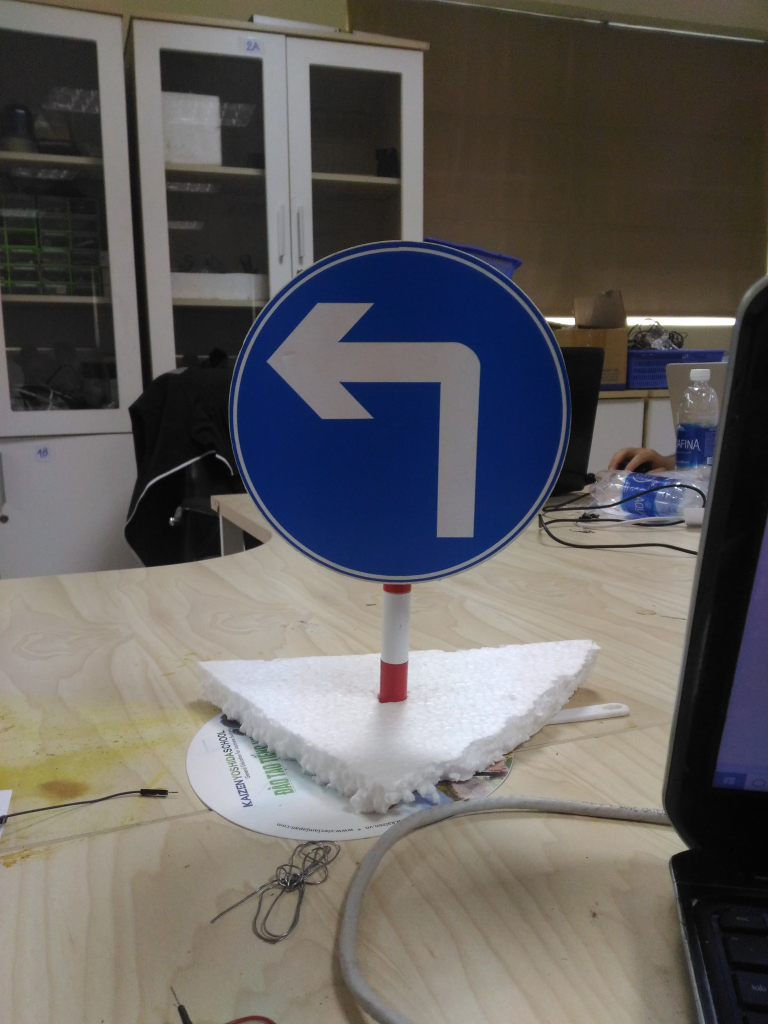
#> input picture Tensorflow Testing/sign_recognization/002.jpg, 3072 x 4096 px (shown at 1/4 size)
$ python -i DetectSign_Elipse_ColorRange.py   (imports and definitions only)   (older library calls are emulated)
#> lines starting #> are read from the running program, lines starting #| are printed output that depends on the picture; after the words box and inside, x2 and y2 are one past the last pixel; in counts of white or black regions, pixels touching at a corner belong together
#> further down, picture is the input picture: shape (4096, 3072, 3); mean B, G, R 95.4, 97.4, 100.2

# coding: utf-8

# In[1]:


import cv2
import numpy as np
import matplotlib.pyplot as plt
from skimage import io, color, exposure, transform

import os

from keras.preprocessing.image import ImageDataGenerator
from keras.models import Sequential, model_from_json
from keras.layers.core import Dense, Dropout, Activation, Flatten
from keras.layers.convolutional import Conv2D
from keras.layers.pooling import MaxPooling2D

from keras.optimizers import SGD
from keras.utils import np_utils
from keras.callbacks import LearningRateScheduler, ModelCheckpoint
from keras import backend as K
# [1 line not run here, left out]

NUM_CLASSES = 4
IMG_SIZE = 48

def cnn_model():
    model = Sequential()

    model.add(Conv2D(32, (3, 3), padding='same',
                     input_shape=(3, IMG_SIZE, IMG_SIZE),
                     activation='relu'))
    model.add(Conv2D(32, (3, 3), activation='relu'))
    model.add(MaxPooling2D(pool_size=(2, 2)))
    model.add(Dropout(0.2))

    model.add(Conv2D(64, (3, 3), padding='same',
                     activation='relu'))
    model.add(Conv2D(64, (3, 3), activation='relu'))
    model.add(MaxPooling2D(pool_size=(2, 2)))
    model.add(Dropout(0.2))

    model.add(Conv2D(128, (3, 3), padding='same',
                     activation='relu'))
    model.add(Conv2D(128, (3, 3), activation='relu'))
    model.add(MaxPooling2D(pool_size=(2, 2)))
    model.add(Dropout(0.2))

    model.add(Flatten())
    model.add(Dense(512, activation='relu'))
    model.add(Dropout(0.5))
    model.add(Dense(NUM_CLASSES, activation='softmax'))
    return model

def preprocess_img(img):
    # Histogram normalization in y
    hsv = color.rgb2hsv(img)
    hsv[:,:,2] = exposure.equalize_hist(hsv[:,:,2])
    img = color.hsv2rgb(hsv)

    # central scrop
    min_side = min(img.shape[:-1])
    centre = img.shape[0]//2, img.shape[1]//2
    img = img[centre[0]-min_side//2:centre[0]+min_side//2,
              centre[1]-min_side//2:centre[1]+min_side//2,
              :]

    # rescale to standard size
    img = transform.resize(img, (IMG_SIZE, IMG_SIZE))

    # roll color axis to axis 0
    img = np.rollaxis(img,-1)

    return img


def getMask(img):
    hsv = cv2.cvtColor(img, cv2.COLOR_BGR2HSV)
#> hsv: shape (4096, 3072, 3); mean H, S, V 45.9, 57.8, 108.9

    # define range of blue color in HSV
    lower_blue = np.array([82, 27, 6])
    upper_blue = np.array([130, 255, 255])

    # Threshold the HSV image to get only blue colors
    mask = cv2.inRange(hsv, lower_blue, upper_blue)
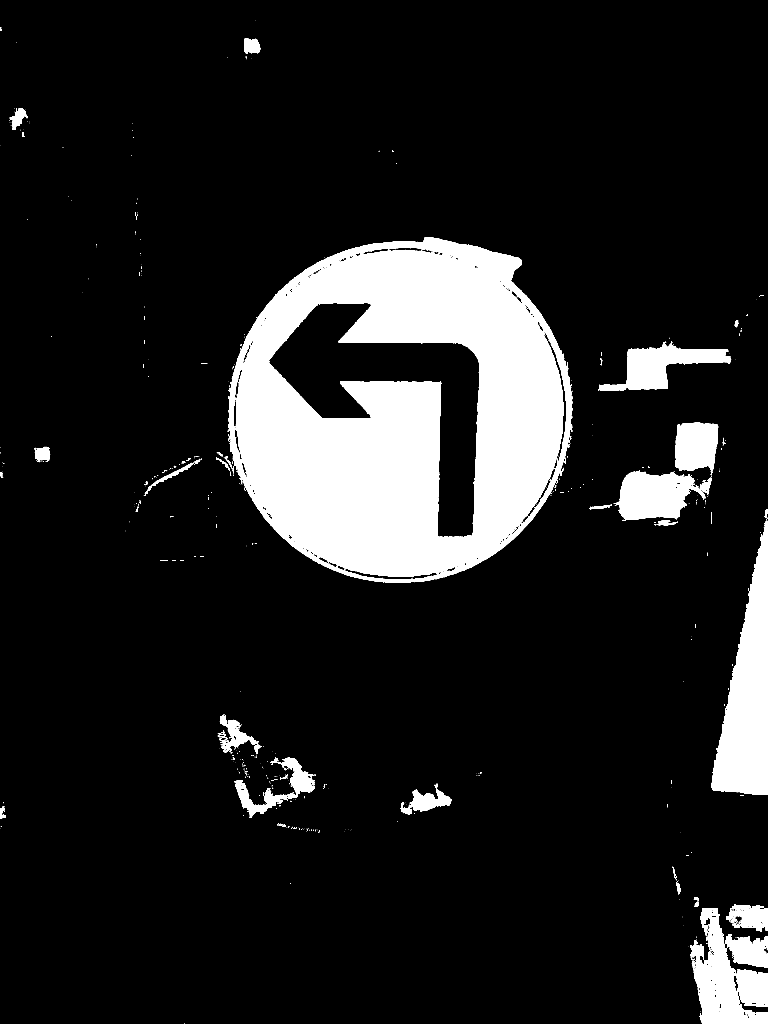
#> mask: shape (4096, 3072) (shown at 1/4 size); 12.7% white; 858 white regions (741 under 20 px), largest, box (x1, y1, x2, y2) and area: (912, 948, 2289, 2331) 1180443, (2844, 2081, 3072, 3178) 135123, (2760, 3632, 3072, 4096) 74524

    # Bitwise-AND mask and original image
    res = cv2.bitwise_and(img ,img , mask= mask)
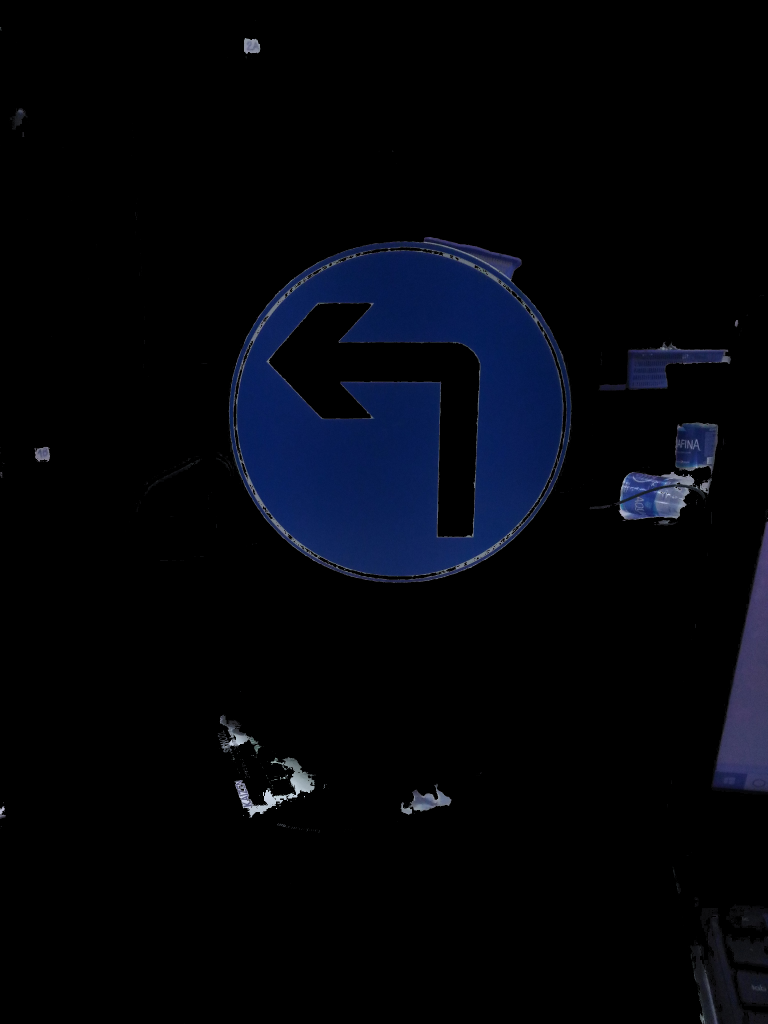
#> res: shape (4096, 3072, 3) (shown at 1/4 size); mean B, G, R 10.9, 5.2, 3.2

    rgb = cv2.cvtColor(res, cv2.COLOR_HSV2RGB)
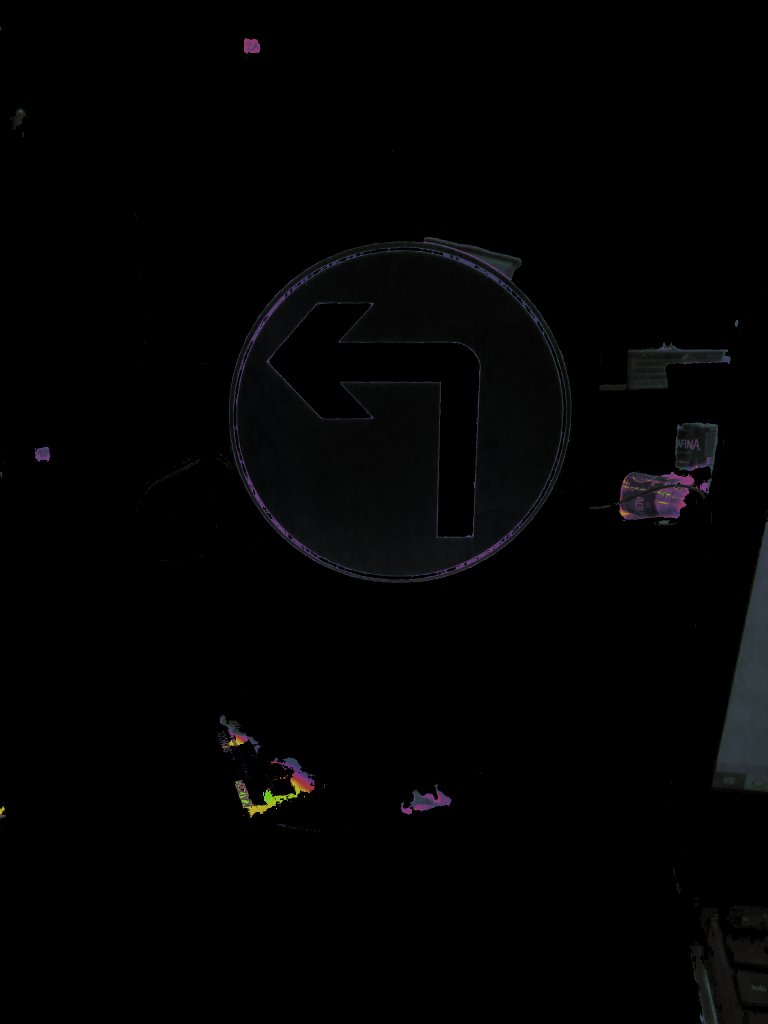
#> rgb: shape (4096, 3072, 3) (shown at 1/4 size); mean R, G, B 2.6, 2.7, 2.9
    #cv2.imshow('res',rgb)
    gray = cv2.cvtColor(rgb, cv2.COLOR_RGB2GRAY)

    #cv2.imshow('mask', mask)
    return mask, gray


# ## Function For Get Limit Of Color (In Opencv is BGR not RGB)

# In[3]:


def getLowerUpper():
	#24,146,220
	green = np.uint8([[[220, 146, 24]]]) #IN BGR
	hsvGreen = cv2.cvtColor(green,cv2.COLOR_BGR2HSV)
	print(hsvGreen)
	lowerLimit = (hsvGreen[0][0][0]-10,100,100)
	upperLimit = (hsvGreen[0][0][0]+10,255,255)
	print(upperLimit)
	print(lowerLimit)

# [6 lines not run here, left out]

# [1 line that did not run here, left out]
# [2 lines not run here, left out]

# let's train the model using SGD + momentum (how original).
lr = 0.01
# [1 line that did not run here, left out]
# [5 lines not run here, left out]
#cv2.imshow('im',im)
#path = os.getcwd() + '/images/turn_left_extracted'
#getLowerUpper()


# In[7]:


# [1 line that did not run here, left out]
# [1 line that did not run here, left out]
# [1 line that did not run here, left out]
# [1 line that did not run here, left out]

# [1 line that did not run here, left out]

# [1 line that did not run here, left out]
# [1 line not run here, left out]

list_ellipse = []
i = 0
j = 0
# [41 lines not run here, left out]

>>> import cv2
>>> picture = cv2.imread('002.jpg')
>>> result = getMask(picture)
